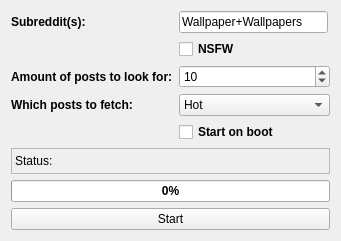
<?xml version="1.0" encoding="UTF-8"?>
<ui version="4.0">
 <class>MainWindow</class>
 <widget class="QWidget" name="MainWindow">
  <property name="enabled">
   <bool>true</bool>
  </property>
  <property name="geometry">
   <rect>
    <x>0</x>
    <y>0</y>
    <width>341</width>
    <height>241</height>
   </rect>
  </property>
  <property name="font">
   <font>
    <underline>false</underline>
   </font>
  </property>
  <property name="windowTitle">
   <string>WallDit by Disco Dolan</string>
  </property>
  <layout class="QHBoxLayout" name="horizontalLayout">
   <item>
    <layout class="QVBoxLayout" name="verticalLayout_3">
     <item>
      <layout class="QFormLayout" name="formLayout_6">
       <item row="2" column="0">
        <widget class="QLabel" name="subreddit_label">
         <property name="font">
          <font>
           <weight>75</weight>
           <bold>true</bold>
          </font>
         </property>
         <property name="toolTip">
          <string>You can use multireddits (add a + between each subreddit)</string>
         </property>
         <property name="text">
          <string>Subreddit(s):</string>
         </property>
        </widget>
       </item>
       <item row="2" column="1">
        <widget class="QLineEdit" name="subreddit_line">
         <property name="maximumSize">
          <size>
           <width>149</width>
           <height>16777215</height>
          </size>
         </property>
         <property name="toolTip">
          <string>You can use multireddits (add a + between each subreddit)</string>
         </property>
         <property name="text">
          <string>Wallpaper+Wallpapers</string>
         </property>
        </widget>
       </item>
       <item row="5" column="0">
        <widget class="QLabel" name="amount_label">
         <property name="font">
          <font>
           <weight>75</weight>
           <bold>true</bold>
          </font>
         </property>
         <property name="toolTip">
          <string>Dictates how many posts it looks for before stopping</string>
         </property>
         <property name="text">
          <string>Amount of posts to look for:</string>
         </property>
        </widget>
       </item>
       <item row="5" column="1">
        <widget class="QSpinBox" name="post_amount_spinbox">
         <property name="toolTip">
          <string>Dictates how many posts it looks for before stopping</string>
         </property>
         <property name="value">
          <number>10</number>
         </property>
        </widget>
       </item>
       <item row="7" column="0">
        <widget class="QLabel" name="post_type_label">
         <property name="font">
          <font>
           <weight>75</weight>
           <bold>true</bold>
          </font>
         </property>
         <property name="text">
          <string>Which posts to fetch:</string>
         </property>
        </widget>
       </item>
       <item row="7" column="1">
        <widget class="QComboBox" name="post_type_combo_box">
         <item>
          <property name="text">
           <string>Hot</string>
          </property>
         </item>
         <item>
          <property name="text">
           <string>Top this Hour</string>
          </property>
         </item>
         <item>
          <property name="text">
           <string>Top this Day</string>
          </property>
         </item>
         <item>
          <property name="text">
           <string>Top this Week</string>
          </property>
         </item>
         <item>
          <property name="text">
           <string>Top this Month</string>
          </property>
         </item>
         <item>
          <property name="text">
           <string>Top this Year</string>
          </property>
         </item>
         <item>
          <property name="text">
           <string>Top all Time</string>
          </property>
         </item>
        </widget>
       </item>
       <item row="8" column="1">
        <widget class="QCheckBox" name="boot_checkbox">
         <property name="font">
          <font>
           <weight>75</weight>
           <italic>false</italic>
           <bold>true</bold>
           <strikeout>false</strikeout>
          </font>
         </property>
         <property name="contextMenuPolicy">
          <enum>Qt::DefaultContextMenu</enum>
         </property>
         <property name="toolTip">
          <string>When toggled, starts on boot</string>
         </property>
         <property name="text">
          <string>Start on boot</string>
         </property>
        </widget>
       </item>
       <item row="3" column="1">
        <widget class="QCheckBox" name="nsfw_checkbox">
         <property name="font">
          <font>
           <weight>75</weight>
           <bold>true</bold>
          </font>
         </property>
         <property name="toolTip">
          <string>Toggle to enable searching for NSFW links</string>
         </property>
         <property name="text">
          <string>NSFW</string>
         </property>
        </widget>
       </item>
      </layout>
     </item>
     <item>
      <widget class="QLabel" name="status_label">
       <property name="frameShape">
        <enum>QFrame::StyledPanel</enum>
       </property>
       <property name="frameShadow">
        <enum>QFrame::Plain</enum>
       </property>
       <property name="lineWidth">
        <number>1</number>
       </property>
       <property name="text">
        <string>Status:</string>
       </property>
       <property name="scaledContents">
        <bool>false</bool>
       </property>
       <property name="wordWrap">
        <bool>true</bool>
       </property>
      </widget>
     </item>
     <item>
      <widget class="QProgressBar" name="progressBar">
       <property name="font">
        <font>
         <weight>75</weight>
         <bold>true</bold>
        </font>
       </property>
       <property name="value">
        <number>0</number>
       </property>
      </widget>
     </item>
     <item>
      <widget class="QPushButton" name="start_btn">
       <property name="text">
        <string>Start</string>
       </property>
      </widget>
     </item>
    </layout>
   </item>
  </layout>
 </widget>
 <resources/>
 <connections/>
</ui>
